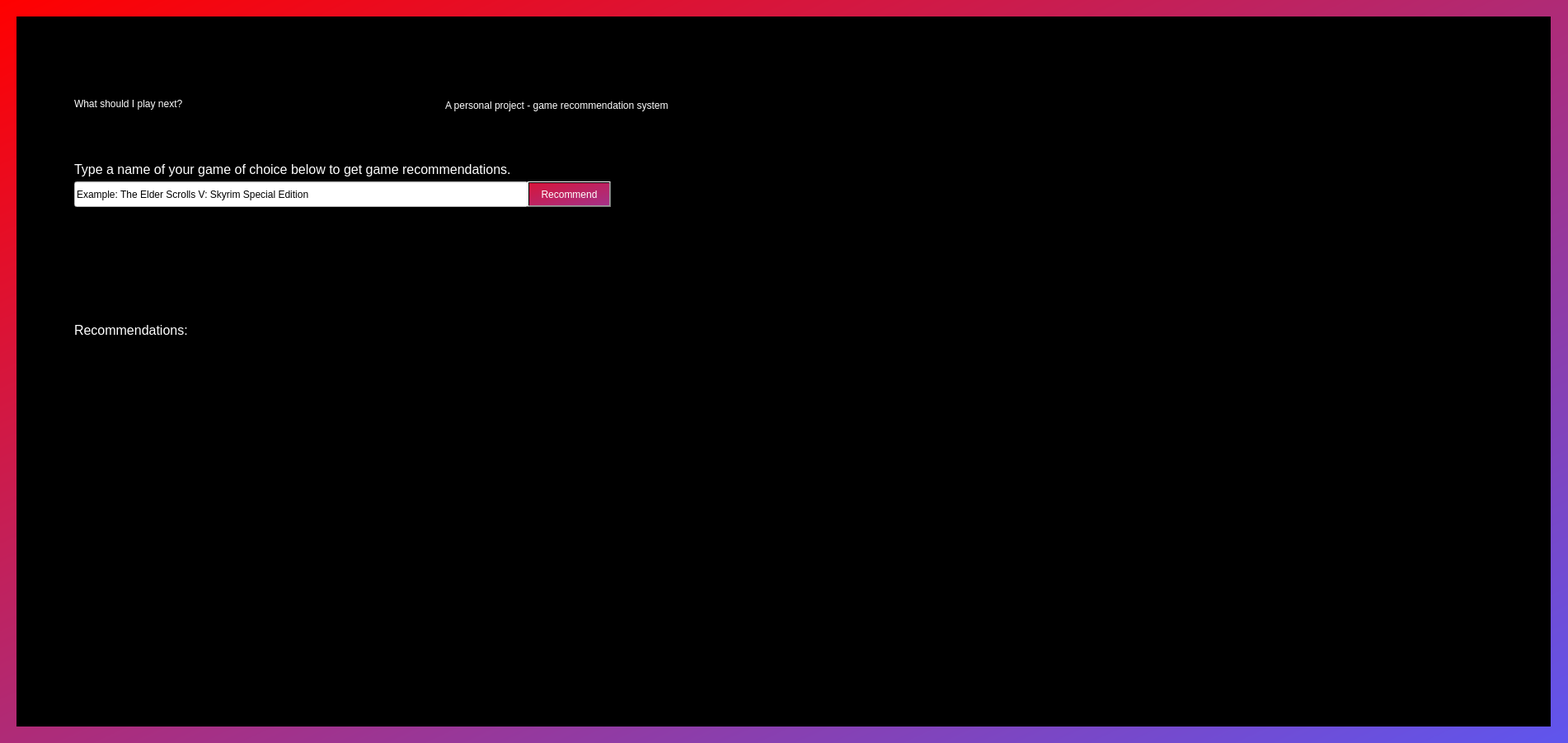
<?xml version="1.0" encoding="UTF-8"?>
<ui version="4.0">
 <class>MainWindow</class>
 <widget class="QMainWindow" name="MainWindow">
  <property name="geometry">
   <rect>
    <x>0</x>
    <y>0</y>
    <width>1902</width>
    <height>901</height>
   </rect>
  </property>
  <property name="windowTitle">
   <string>MainWindow</string>
  </property>
  <property name="styleSheet">
   <string notr="true">background-color: qlineargradient(spread:pad, x1:0, y1:0.505682, x2:1, y2:1, stop:0 rgba(75, 237, 220, 255), stop:1 rgba(94, 86, 239, 255));

background-color: qlineargradient(spread:pad, x1:0, y1:0, x2:1, y2:1, stop:0 rgba(255, 0, 0, 255), stop:1 rgba(94, 86, 239, 255));


</string>
  </property>
  <widget class="QWidget" name="centralwidget">
   <widget class="QLabel" name="label_image_background">
    <property name="geometry">
     <rect>
      <x>20</x>
      <y>20</y>
      <width>1861</width>
      <height>861</height>
     </rect>
    </property>
    <property name="styleSheet">
     <string notr="true">background-color: rgb(0, 0, 0);</string>
    </property>
    <property name="text">
     <string/>
    </property>
    <property name="pixmap">
     <pixmap>../../../../../Downloads/fabian-albert-PGw2VbdSono-unsplash_flipped.jpg</pixmap>
    </property>
    <property name="scaledContents">
     <bool>true</bool>
    </property>
   </widget>
   <widget class="QLabel" name="label_title">
    <property name="geometry">
     <rect>
      <x>90</x>
      <y>50</y>
      <width>461</width>
      <height>151</height>
     </rect>
    </property>
    <property name="styleSheet">
     <string notr="true">font: 700 35pt &quot;Bahnschrift SemiCondensed&quot;;
color: rgb(255, 255, 255);
background-color: rgb(255, 255, 255);
background-color: rgb(109, 78, 217);
background-color: rgb(0, 0, 0);
background-color: rgba(0, 0, 0, 0);</string>
    </property>
    <property name="text">
     <string>What should I play next?</string>
    </property>
   </widget>
   <widget class="QLineEdit" name="line_edit">
    <property name="geometry">
     <rect>
      <x>90</x>
      <y>220</y>
      <width>551</width>
      <height>31</height>
     </rect>
    </property>
    <property name="styleSheet">
     <string notr="true">background-color: rgb(255, 255, 255);
font: 14pt &quot;Segoe UI&quot;;</string>
    </property>
    <property name="text">
     <string>Example: The Elder Scrolls V: Skyrim Special Edition</string>
    </property>
   </widget>
   <widget class="QLabel" name="label_instructions">
    <property name="geometry">
     <rect>
      <x>90</x>
      <y>190</y>
      <width>911</width>
      <height>31</height>
     </rect>
    </property>
    <property name="styleSheet">
     <string notr="true">color: rgb(255, 255, 255);
background-color: rgb(0, 0, 0);
background-color: rgba(0, 0, 0, 0);</string>
    </property>
    <property name="text">
     <string>&lt;html&gt;&lt;head/&gt;&lt;body&gt;&lt;p&gt;&lt;span style=&quot; font-size:12pt;&quot;&gt;Type a name of your game of choice below to get game recommendations.&lt;/span&gt;&lt;/p&gt;&lt;/body&gt;&lt;/html&gt;</string>
    </property>
   </widget>
   <widget class="QLabel" name="label_info_recommendations">
    <property name="geometry">
     <rect>
      <x>90</x>
      <y>390</y>
      <width>171</width>
      <height>21</height>
     </rect>
    </property>
    <property name="styleSheet">
     <string notr="true">background-color: rgb(0, 0, 0);
color: rgb(255, 255, 255);
background-color: rgba(0, 0, 0, 0);</string>
    </property>
    <property name="text">
     <string>&lt;html&gt;&lt;head/&gt;&lt;body&gt;&lt;p&gt;&lt;span style=&quot; font-size:12pt;&quot;&gt;Recommendations:&lt;/span&gt;&lt;/p&gt;&lt;/body&gt;&lt;/html&gt;</string>
    </property>
   </widget>
   <widget class="QLabel" name="label_recommendations_field">
    <property name="geometry">
     <rect>
      <x>90</x>
      <y>420</y>
      <width>531</width>
      <height>271</height>
     </rect>
    </property>
    <property name="styleSheet">
     <string notr="true">background-color: rgb(0, 0, 0);
color: rgb(255, 255, 255);
background-color: rgba(0, 0, 0, 0);</string>
    </property>
    <property name="text">
     <string>&lt;html&gt;&lt;head/&gt;&lt;body&gt;&lt;p&gt;&lt;br/&gt;&lt;/p&gt;&lt;p&gt;&lt;br/&gt;&lt;/p&gt;&lt;/body&gt;&lt;/html&gt;</string>
    </property>
   </widget>
   <widget class="QLabel" name="label_project_description">
    <property name="geometry">
     <rect>
      <x>540</x>
      <y>120</y>
      <width>281</width>
      <height>16</height>
     </rect>
    </property>
    <property name="styleSheet">
     <string notr="true">color: rgb(255, 255, 255);
background-color: rgb(0, 0, 0);
background-color: rgba(0, 0, 0, 0);</string>
    </property>
    <property name="text">
     <string>A personal project - game recommendation system</string>
    </property>
   </widget>
   <widget class="QPushButton" name="button_recommend">
    <property name="geometry">
     <rect>
      <x>640</x>
      <y>220</y>
      <width>101</width>
      <height>31</height>
     </rect>
    </property>
    <property name="styleSheet">
     <string notr="true">color: rgb(255, 255, 255);
background-color: qlineargradient(spread:pad, x1:0, y1:0, x2:1, y2:1, stop:0 rgba(215, 21, 59, 255), stop:1 rgba(164, 49, 136, 255));
font: 12pt &quot;Segoe UI&quot;;</string>
    </property>
    <property name="text">
     <string>Recommend</string>
    </property>
   </widget>
   <widget class="QLabel" name="label_black_transparent_background">
    <property name="geometry">
     <rect>
      <x>20</x>
      <y>20</y>
      <width>1851</width>
      <height>861</height>
     </rect>
    </property>
    <property name="styleSheet">
     <string notr="true">background-color: rgb(0, 0, 0);
background-color: rgba(0, 0, 0, 200);</string>
    </property>
    <property name="text">
     <string/>
    </property>
    <property name="scaledContents">
     <bool>false</bool>
    </property>
   </widget>
   <zorder>label_image_background</zorder>
   <zorder>label_black_transparent_background</zorder>
   <zorder>label_info_recommendations</zorder>
   <zorder>line_edit</zorder>
   <zorder>button_recommend</zorder>
   <zorder>label_instructions</zorder>
   <zorder>label_project_description</zorder>
   <zorder>label_title</zorder>
   <zorder>label_recommendations_field</zorder>
  </widget>
 </widget>
 <resources/>
 <connections/>
</ui>
